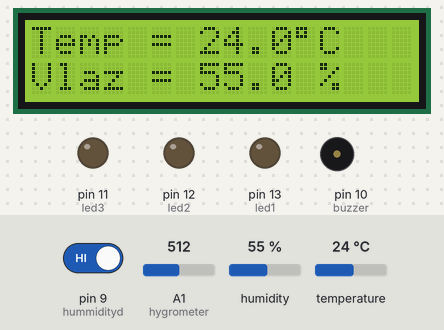
Bench run of a sketch on a simulated Arduino Uno, built with avr-gcc and run on an emulated ATmega328P. Parts: 16×2 character LCD, output pins drawn as LEDs (lit = HIGH), buzzer (waves = sounding). The inputs (shaded band) are chosen by the test bench; at power-on: pin 9 (hummidityd) HIGH, A1 (hygrometer) = 512, humidity 55 %, temperature 24 °C. What the sketch prints to the serial monitor is not drawn.

Above: at 1.6 s.
1.7 s: pin 9 (hummidityd) driven LOW
At 7.0 s:
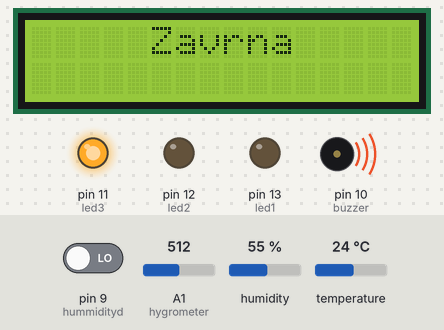
11.6 s: A1 (hygrometer) set to 551
16.6 s: A1 (hygrometer) set to 575
At 21.5 s:
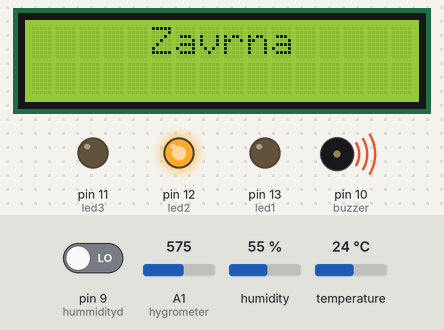
27.7 s: pin 9 (hummidityd) driven HIGH
At 32.7 s:
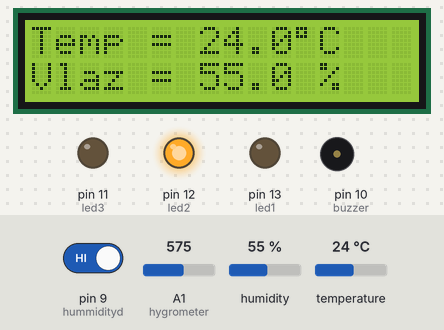
33.7 s: humidity set to 22 %
At 37.3 s:
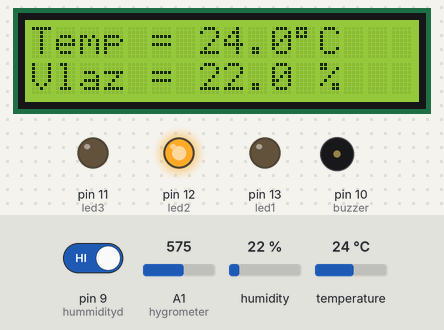
37.7 s: A1 (hygrometer) set to 511
At 42.0 s:
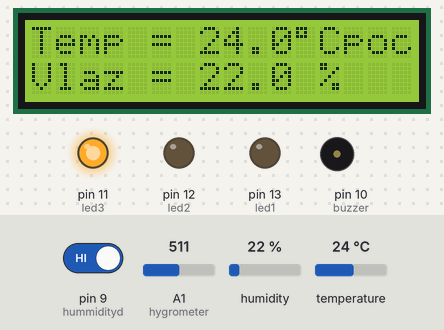
Timing chart, 0 to 43.5 s (numbered marks = the images above; inputs shaded):
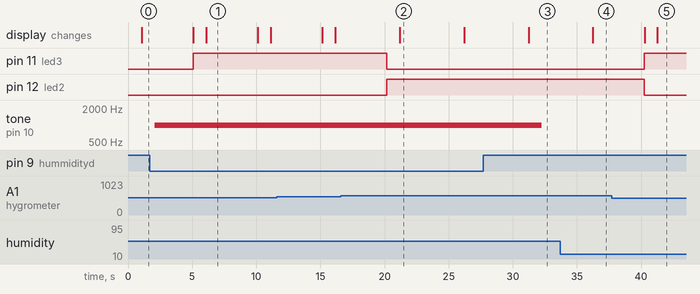

The sketch:

ius.ino
```cpp
#include <LiquidCrystal.h>//povikuvanje na LCD bibliotekata
#include "DHT.h"//povikuvanje na DHT sensor bibliotekata

#define DHTPIN 8     //definiranje na DHT pinot

LiquidCrystal lcd(7, 6, 5, 4, 3, 2); //definiranje na LCD pinovite

#define DHTTYPE DHT22       //odreduvanje na DHT tipot
DHT dht(DHTPIN, DHTTYPE);

char temperature[] = "Temp = 00.0 C"; //Temperaturna promenliva
char humidity[]    = "Vlaz = 00.0 %"; //Promenliva za vlaznost
const int hummidityd = 9; //digitalen pin na senzorot za dozd
const int hummiditya = A0; //analogen pin na senzort za dozd
const int buzzer = 10; //Buzzer pinot
const int hygrometer = A1; //analogniot pin za senzorot za vlaznost na pocvata
int led1=13; //led1 pin
int led2=12; //led2 pin
int led3=11; //led3 pin
int value_analog; //analogna vrednost na senzorot za dozd
int value; //vrednost na senzorot za vlaznost na pocvata

void setup() {
  Serial.begin(9600); //zapocnuvanje na Serial monitor
  lcd.begin(16, 2); //definiranje na LCD ekranot
  dht.begin(); //startuvanje na DHT senzorot
  pinMode(hummidityd, INPUT);
  pinMode(hummidityd, INPUT);
  pinMode (buzzer, OUTPUT);
  pinMode (led1, OUTPUT);
  pinMode (led2, OUTPUT);
  pinMode (led3, OUTPUT);
}

void loop() {
  delay(1000);
  int Vlaz = dht.readHumidity() * 10; //citanje na vlaznosta
  int Temp = dht.readTemperature() * 10; //citanje na temperaturata
  if (isnan(Vlaz) || isnan(Temp)) {  //ako temperaturata ili vlaznosta se nedostapni da ispecati Error
    lcd.clear();
    lcd.setCursor(5, 0);
    lcd.print("Error"); //pecatenje na LCD ekranot
    return;
  }
  if(Temp < 0){ //ako e negativna temperaturata da se stavi '-'
    temperature[6] = '-';
    Temp = abs(Temp);
  }
  else
  temperature[6] = ' ';
  temperature[7]   = (Temp / 100)%10  + 48;
  temperature[8]   = (Temp / 10)  % 10  + 48;
  temperature[10]  =  Temp % 10 + 48;
  temperature[11]  = 223;
  if(Vlaz >= 1000)
    humidity[6]    = '1';
  else
  humidity[6]    = ' ';
  humidity[7]      = (Vlaz / 100) % 10 + 48;
  humidity[8]      = (Vlaz / 10) % 10 + 48;
  humidity[10]     =  Vlaz % 10 + 48;
  lcd.setCursor(0, 0);//Postavuvanje na pocetokot na pecatenjeto
  lcd.print(temperature);//pecatanje na temparaturata na LCD-to
  lcd.setCursor(0, 1);//Postavuvanje na pocetokot na pecatenjeto
  lcd.print(humidity);//Pecatenje na vlaznosta na LCD-to
  if(digitalRead(hummidityd) == LOW) //Davanje na naredbi za senzorot za dozd
  {
    Serial.println("Digital value : wet");
    delay(10);
    lcd.clear();
    lcd.setCursor(5, 0);
    lcd.print ("Zavrna");//Predupreduvanje deka zavrnalo na LCD ekran.
  }
else
  {
    Serial.println("Digital value : dry");
    delay(10);
  }
value_analog=analogRead(hummidityd);
 Serial.print("Analog value : "); //pecatenje na analognata vrednost na senzorot za dozd
 Serial.println(value_analog);
 Serial.println("");
  delay(1000);
   if(digitalRead(hummidityd) == LOW) //davanje na naredba na Buzzer
  {
    tone(buzzer, 1000);
    delay(1000);
  }
else
  {
    noTone(buzzer);
    delay(1000);
  }
    value = analogRead(hygrometer);    //odreduvanje na vrednosta na podatocite na senzorot za vlaznost na pocvata,vklucitelno kod od internet
  value = constrain(value,400,1023);  //kod od internet
  value = map(value,400,1023,100,0);  //kod od internet
  Serial.print("Vlaznost na pocvata: "); //pecatenje na vlaznosta vo Serial monitor
  Serial.print(value);
  Serial.println("%");
  delay(2000);
  if(value<=25) //davanje na naredbi za LED diodite
  {
    digitalWrite(led1, HIGH);
  }
  else
  {
    digitalWrite(led1, LOW);
  }
  if(value>25 && value<75)
  {
    digitalWrite(led2, HIGH);
  }

  else
  {
    digitalWrite(led2, LOW);
  }
  if(value>=75)
  {
    digitalWrite(led3, HIGH);
    lcd.clear();
    lcd.print("Vlaznosta na pocvata e nad 75%");//Predupreduvanje deka vlaznosta na pocvata e nad 75% na LCD ekran.
  }

  else
  {
    digitalWrite(led3, LOW);
  }
  }
```

Measured:
- the behaviour switches between 561 and 562 on A1 (hygrometer) (found by bisection; images 1 and 2)
- after the input at 1.7 s, tone on pin 10 (buzzer): silent → 1000 Hz after 0.38 s; the display: first differs from a run without the input after 4.4 s (image 1)
- after the input at 16.6 s, pin 11 (led3): HIGH → LOW after 3.6 s; pin 12 (led2): LOW → HIGH after 3.6 s; the display: first changes after 4.6 s (image 2 shows a later state)
- after the input at 27.7 s, tone on pin 10 (buzzer): 1000 Hz → silent after 4.5 s
- after the input at 33.7 s, the display: changes after 2.5 s (image 4)
- after the input at 37.7 s, pin 11 (led3): LOW → HIGH after 2.6 s; pin 12 (led2): HIGH → LOW after 2.6 s; the display: first changes after 2.6 s (image 5 shows a later state)
- what the display in image 1 shows lasts 4.0 s, from 6.1 s to 10.1 s
